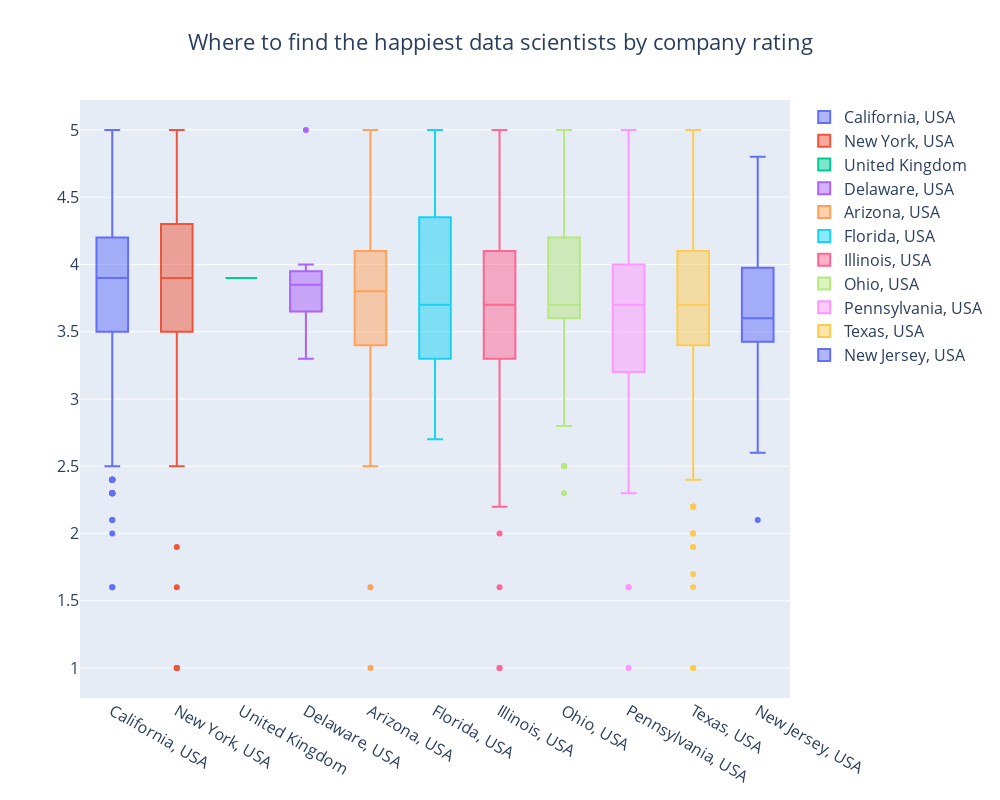

The code cell stored with this chart in its notebook:
### Code cell
df_states_sorted_by_mean = df2.groupby("State Location")["Rating"].median().sort_values(ascending = False).reset_index()
states_sorted_by_median = df_states_sorted_by_mean["State Location"].unique()

ratings_list = {}
fig = go.Figure()


for state in states_sorted_by_median:
    dfx = df2[df2["State Location"]==state].Rating
    ratings_list[state] = dfx
    fig.add_trace(go.Box(y=dfx, name = state))

fig.update_layout(font_size = 16, height = 800, width = 1000, title = "Where to find the happiest data scientists by company rating", title_x = 0.5)
    
fig.show()

### Figure 1 — Plotly figure (JSON) as saved in the notebook; plotly's stock layout.template omitted (floating-point values rounded to 4 significant figures; data arrays with more than 128 entries replaced by an {"elided": "..."} marker saying what was removed)
{"data": [{"name": "California, USA", "type": "box", "y": {"elided": "931 float values"}}, {"name": "New York, USA", "type": "box", "y": {"elided": "268 float values"}}, {"name": "United Kingdom", "type": "box", "y": [3.9, 3.9, 3.9, 3.9]}, {"name": "Delaware, USA", "type": "box", "y": [4, 5, 3.3, 3.9, 3.6, 3.7, 3.8, 3.9]}, {"name": "Arizona, USA", "type": "box", "y": {"elided": "249 float values"}}, {"name": "Florida, USA", "type": "box", "y": [3.3, 3.9, 3.5, 3, 4.3, 4.1, 3.3, 4.6, 4.5, 5, 3.6, 5, 3.7, 4.1, 3.9, 3.5, 3.9, 3.5, 3.1, 3.6, 4.3, 3.8, 3.4, 3.7, 3.3, 3.7, 5, 3.3, 3.7, 3.3, 3.1, 3.3, 3.2, 3.5, 5, 3.3, 5, 2.7, 3.3, 5, 5, 5, 3.5, 3.5, 5, 3.7, 3.2, 4.2, 5]}, {"name": "Illinois, USA", "type": "box", "y": {"elided": "326 float values"}}, {"name": "Ohio, USA", "type": "box", "y": {"elided": "165 float values"}}, {"name": "Pennsylvania, USA", "type": "box", "y": {"elided": "294 float values"}}, {"name": "Texas, USA", "type": "box", "y": {"elided": "1036 float values"}}, {"name": "New Jersey, USA", "type": "box", "y": [3.4, 3.9, 3.3, 3.7, 3.4, 4.8, 3.6, 3.9, 2.6, 3.6, 3.6, 3.6, 3.6, 4, 4.7, 3.7, 2.1, 3.5, 4.5, 3.5, 4, 3.5, 4.3, 3.8, 3.4, 3.4, 4.8]}], "layout": {"font": {"size": 16}, "height": 800, "title": {"text": "Where to find the happiest data scientists by company rating", "x": 0.5}, "width": 1000, "xaxis": {"autorange": true, "range": [-0.5, 10.5], "type": "category"}, "yaxis": {"autorange": true, "range": [0.7778, 5.222], "type": "linear"}}}
